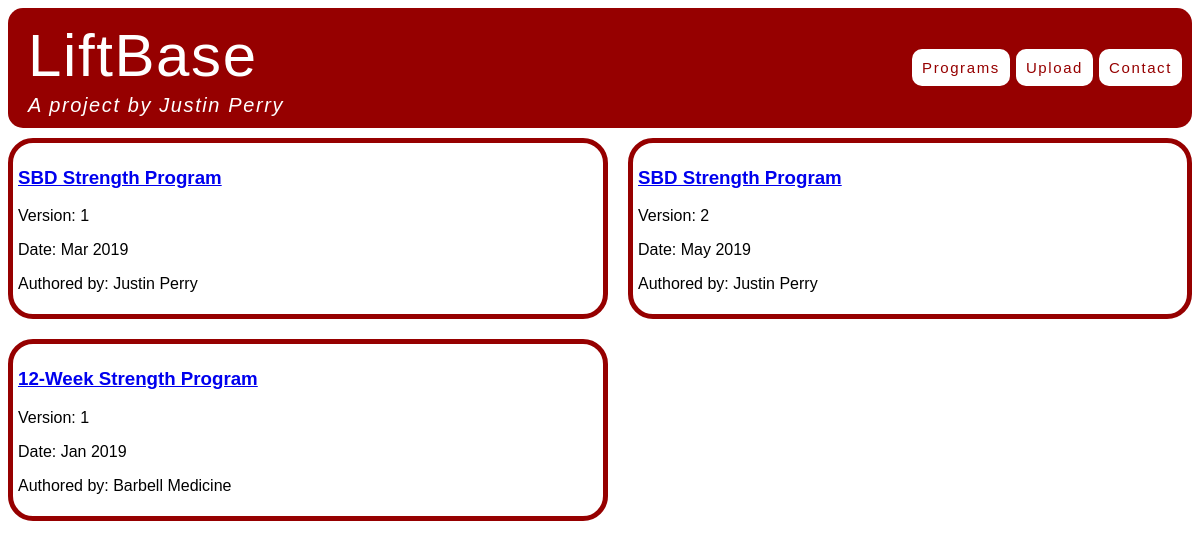
The app's page /, older data.
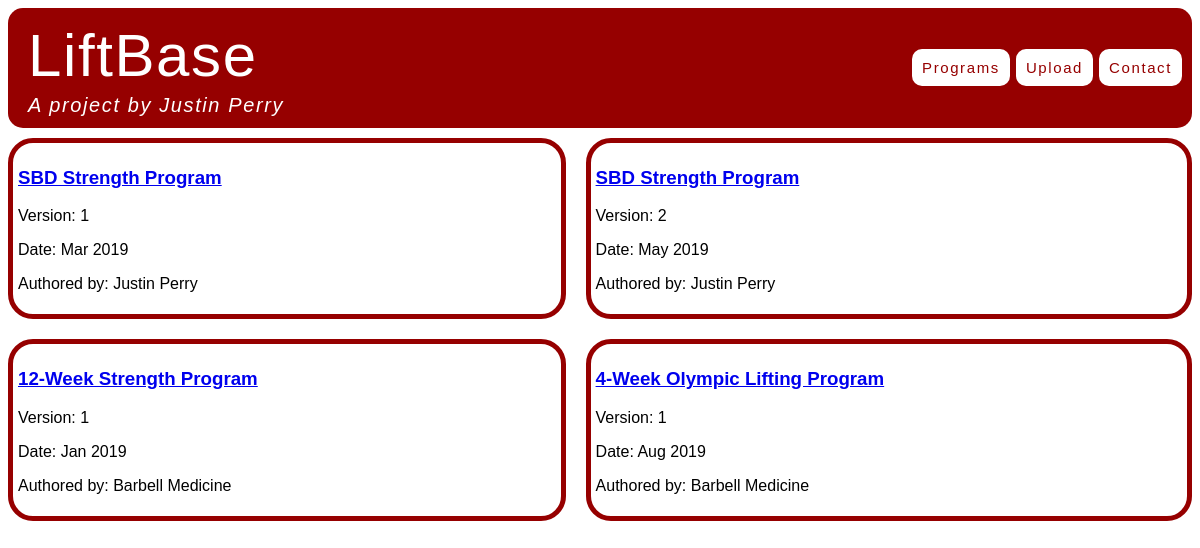
The same page, newer data.
### programs/models.py (models this page shows)
class Program(models.Model):
    username = models.CharField(max_length=25)
    program = models.CharField(max_length=50)
    version = models.IntegerField(blank=True, null=True)
    description = models.TextField()
    date = models.DateTimeField(blank=True, null=True)

### programs/views.py (the view)
# urls.py: re_path(r'^$', views.home, name='home'),
def home(request):
    all_programs = Program.objects.all()
    return render(request, 'home.html', {'all_programs': all_programs})

### programs/templates/home.html
{% extends "base.html" %}
{% block content %}
<div class="all_programs">
    {% for program in all_programs %}
        <div class="program_listing">
            <a href="{% url 'program_detail' program.id %}">
                <h3>{{ program.program|capfirst }}</h3>
            </a>
            {% if program.version %}
            <p> Version: {{ program.version }} </p>
            {% endif %}
            {% if program.date %}
            <p> Date: {{ program.date|date:"M Y"  }} </p>
            {% endif %}
            <p> Authored by: {{ program.username }} </p>
        </div>
    {% endfor %}
</div>
{% endblock %}

Row changes from the older to the newer data that the page shows:
added Program: program "4-Week Olympic Lifting Program", version "1", date "Aug 2019", username "Barbell Medicine"
